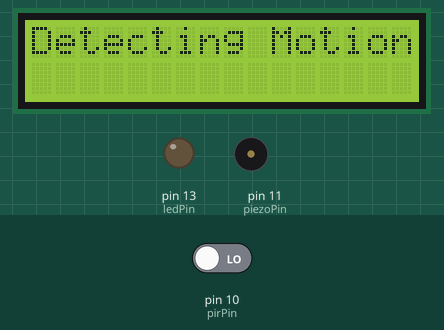
The sketch below on a simulated Arduino Uno, built with avr-gcc and run on an emulated ATmega328P. Parts: 16×2 character LCD, output pins drawn as LEDs (lit = HIGH), buzzer (waves = sounding). Inputs (shaded band) come from the test bench; at power-on: pin 10 (pirPin) LOW. What the sketch prints to the serial monitor is not drawn.

Above: at 1.2 s.
1.3 s: pin 10 (pirPin) driven HIGH
At 1.44 s:
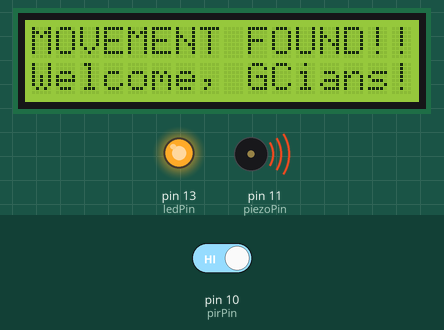
At 2.7 s:
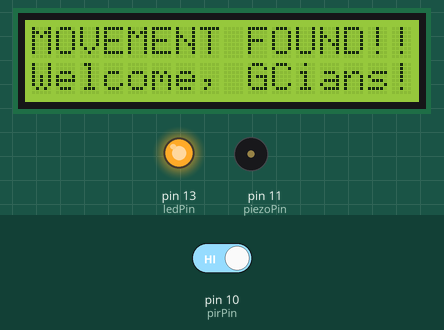
3.0 s: pin 10 (pirPin) driven LOW
At 4.1 s:
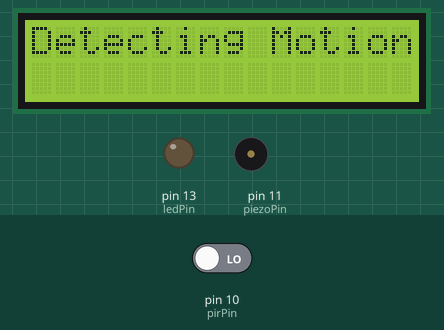
Timing chart, 0 to 6.0 s (numbered marks = the images above; inputs shaded):
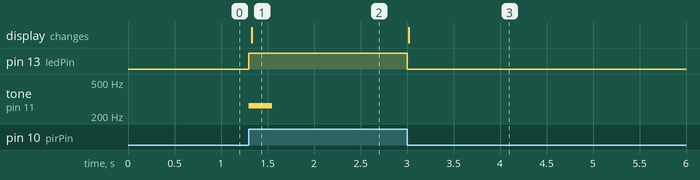

Measured:
- after the input at 1.3 s, pin 13 (ledPin): LOW → HIGH at once; tone on pin 11 (piezoPin): silent → 262 Hz at once, → silent 0.25 s later; the display: changes at once (image 1)
- after the input at 3.0 s, pin 13 (ledPin): HIGH → LOW at once; the display: changes at once (image 3)

The sketch:

ccsweek.ino
```cpp
/*
 * PIR Motion Sensor with I2C LCD and Low-Tone Piezo
 * PIR Trigger: Pin 10
 * Piezo Buzzer: Pin 11
 * LCD SDA: A4
 * LCD SCL: A5
 */

#include <Wire.h>
#include <LiquidCrystal_I2C.h>

// for some dumb reason the lcd is at 0x27, so we initialize at 0x27 instead
LiquidCrystal_I2C lcd(0x27, 16, 2);

const int pirPin = 10;
const int ledPin = 13;
const int piezoPin = 11;

int sensorState = LOW;
int val = 0;

// main melody notes
#define NOTE_C4 262
#define NOTE_G3 196
#define NOTE_A3 220
#define NOTE_B3 247

int melody[] = {
  NOTE_C4, NOTE_G3, NOTE_G3, NOTE_A3,
  NOTE_G3, 0, NOTE_B3, NOTE_C4
};

int noteDurations[] = {
  4, 8, 8, 4,
  4, 4, 4, 4
};

int currentNote = 0;
unsigned long previousNoteTime = 0;

void setup() {
  pinMode(pirPin, INPUT);
  pinMode(ledPin, OUTPUT);
  pinMode(piezoPin, OUTPUT);

  Serial.begin(9600); // 30 ms delay for start warmups

  // Initialize the LCD and turn on the backlight
  lcd.init();
  lcd.backlight();

  Serial.println("System Ready.");

  // Print the ready state
  lcd.clear();
  lcd.setCursor(0, 0);
  lcd.print("Detecting Motion"); // trimmed to 16 chars
}

void loop() {
  val = digitalRead(pirPin);

  if (val == HIGH) {
    digitalWrite(ledPin, HIGH);

    if (sensorState == LOW) {
      Serial.println("Motion detected!");
      toneSong();
      updateMovementDisplay();   // runs continuously while motion is detected
      delay(100);
      sensorState = HIGH;
    }
  }
  else {
    digitalWrite(ledPin, LOW);

    noSong();

    if (sensorState == HIGH) {
      Serial.println("Motion ended.");
      updateStillDisplay();
      sensorState = LOW;
    }
  }
}

// function that gets triggered when motion is detected.
void updateMovementDisplay() {
  lcd.setCursor(0, 0);
  lcd.print("MOVEMENT FOUND!!");
  lcd.setCursor(0, 1);
  lcd.print("Welcome, GCians!");
}

// when movement is no longer detected afterwards
void updateStillDisplay() {
  lcd.clear();
  lcd.setCursor(0, 0);
  lcd.print("Detecting Motion"); // replace with something much better
}

// function for song.
// replace the tone with the necessary tone.
// gagawin ni aliana
void toneSong() {
  unsigned long currentTime = millis();
  int noteDuration = 1000 / noteDurations[currentNote];
  int pauseBetweenNotes = noteDuration * 1.30; // standard 30% gap between notes

  if (currentTime - previousNoteTime >= pauseBetweenNotes) {
    previousNoteTime = currentTime;

    if (melody[currentNote] != 0) {
      tone(piezoPin, melody[currentNote], noteDuration);
    }
    else {
      noTone(piezoPin); // explicit rest on 0-frequency notes
    }

    currentNote++;
    if (currentNote >= 8) {
      currentNote = 0;
    }
  }
}

void noSong() {
  // Stop the tone when motion ends
  noTone(piezoPin);
}
```
